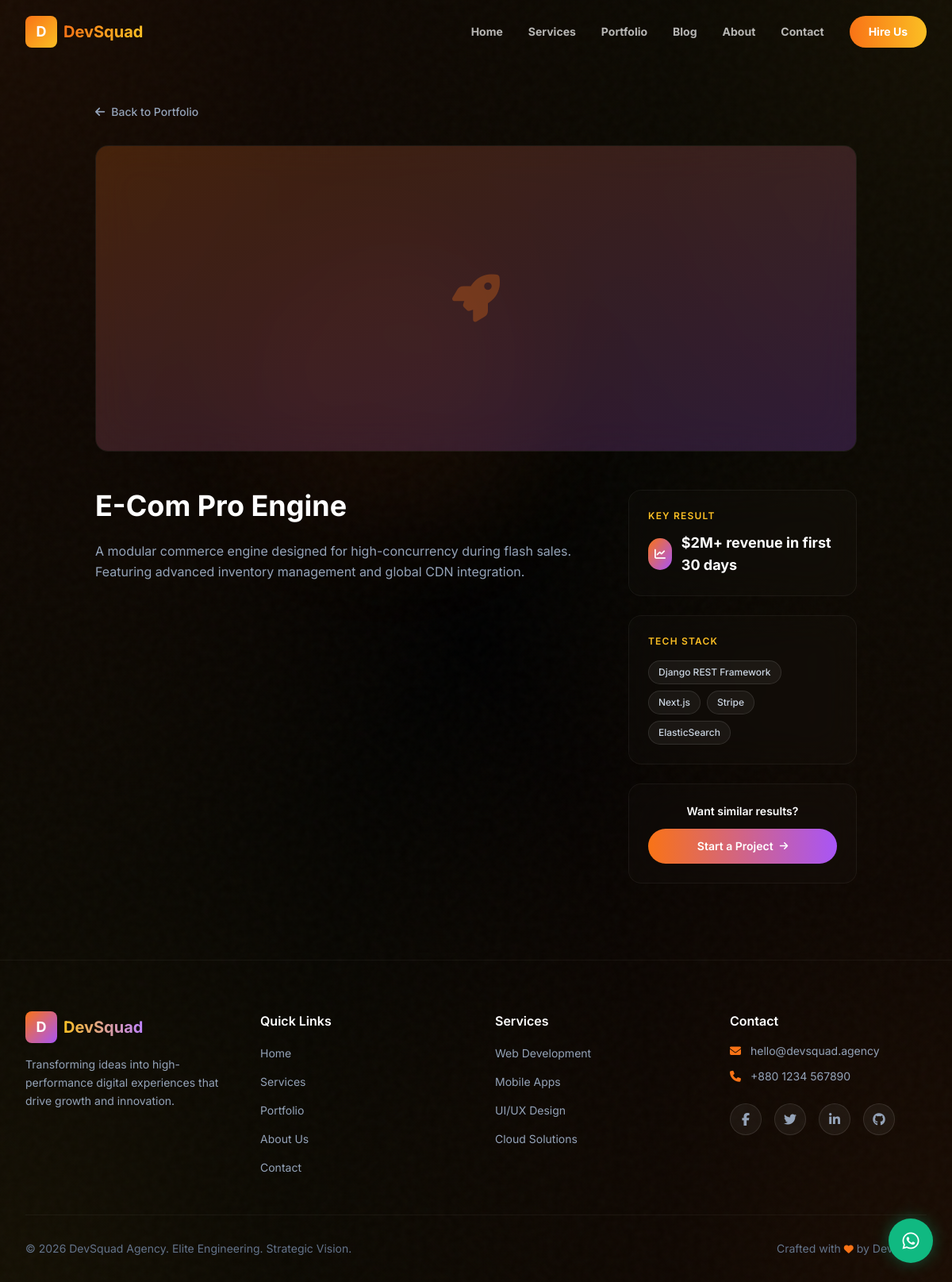
The page /project/e-com-pro-engine/ on the database its author committed.
### devsqaud/models.py (models this page shows, shortened)
class Project(models.Model):
    title = models.CharField(max_length=200)
    slug = models.SlugField(max_length=200, unique=True, blank=True)
    image = models.ImageField(upload_to='projects/', blank=True, null=True)
    short_description = models.CharField(max_length=300)
    full_description = models.TextField()
    result_highlight = models.CharField(
        max_length=300,
        help_text="e.g. '3x revenue increase'"
    )
    tech_stack = models.CharField(
        max_length=500,
        help_text="Comma-separated technologies"
    )
    is_featured = models.BooleanField(default=False, help_text="Show on home page")
    created_at = models.DateTimeField(auto_now_add=True)
    class Meta:
        ordering = ['-created_at']
    def get_tech_list(self):
        return [t.strip() for t in self.tech_stack.split(',') if t.strip()]

class SiteConfig(models.Model):
    hero_headline = models.CharField(max_length=300, default="We Build Scalable Digital Products")
    hero_subheading = models.TextField(default="Transforming ideas into high-performance digital experiences that drive growth.")
    about_intro = models.TextField(default="We are a team of passionate developers and designers.")
    about_mission = models.TextField(default="To deliver world-class digital solutions.")
    about_vision = models.TextField(default="To be the most trusted digital partner globally.")
    stat_projects = models.CharField(max_length=50, default="50+")
    stat_experience = models.CharField(max_length=50, default="3+")
    stat_clients = models.CharField(max_length=50, default="40+")
    contact_email = models.EmailField(default="hello@devsquad.com")
    contact_phone = models.CharField(max_length=20, blank=True, default="+880 1234 567890")
    whatsapp_number = models.CharField(
        max_length=20,
        default="8801234567890",
        help_text="WhatsApp number without + sign"
    )
    footer_text = models.CharField(max_length=300, default="© 2026 DevSquad. All rights reserved.")
    social_facebook = models.URLField(blank=True)
    social_twitter = models.URLField(blank=True)
    social_linkedin = models.URLField(blank=True)
    social_github = models.URLField(blank=True)
    class Meta:
        verbose_name = "Site Configuration"
        verbose_name_plural = "Site Configuration"
    @classmethod
    def load(cls):
        obj, _ = cls.objects.get_or_create(pk=1)
        return obj

### devsqaud/views.py (the view)
# urls.py: path('project/<slug:slug>/', views.project_detail_view, name='project_detail'),
def project_detail_view(request, slug):
    project = get_object_or_404(Project, slug=slug)
    context = {
        'project': project,
    }
    return render(request, 'project_detail.html', context)

### templates/project_detail.html (shortened to what this page needs)
{% extends 'base.html' %}
{% block content %}
<section class="relative pt-32 pb-24">
    <div class="absolute inset-0">
        <div class="absolute top-1/4 left-1/4 w-96 h-96 bg-accent/5 rounded-full blur-3xl"></div>
    </div>
    <div class="relative z-10 max-w-5xl mx-auto px-4 sm:px-6 lg:px-8">
        <a href="{% url 'portfolio' %}" class="inline-flex items-center space-x-2 text-slate-400 hover:text-accent-light transition-colors mb-8" id="back-to-portfolio">
            <i class="fas fa-arrow-left text-sm"></i>
            <span class="text-sm font-medium">Back to Portfolio</span>
        </a>
        <div class="glass-card rounded-2xl overflow-hidden mb-12">
            <div class="relative h-72 sm:h-96 bg-galaxy-800">
                {% if project.image %}
                <img src="{{ project.image.url }}" alt="{{ project.title }}" class="w-full h-full object-cover">
                {% else %}
                <div class="w-full h-full bg-gradient-to-br from-accent/20 to-purple-500/20 flex items-center justify-center">
                    <i class="fas fa-rocket text-6xl text-accent/30"></i>
                </div>
                {% endif %}
            </div>
        </div>
        <div class="grid grid-cols-1 lg:grid-cols-3 gap-12">
            <div class="lg:col-span-2">
                <h1 class="text-3xl sm:text-4xl font-bold mb-6">{{ project.title }}</h1>
                <div class="text-slate-400 leading-relaxed space-y-4">{{ project.full_description|linebreaksbr }}</div>
            </div>
            <div class="space-y-6">
                <div class="glass-card p-6 rounded-2xl">
                    <h3 class="text-xs font-semibold tracking-widest uppercase text-accent-light mb-3">Key Result</h3>
                    <div class="flex items-center space-x-3">
                        <div class="w-10 h-10 rounded-full bg-gradient-to-br from-accent to-purple-500 flex items-center justify-center">
                            <i class="fas fa-chart-line text-white text-sm"></i>
                        </div>
                        <span class="text-lg font-bold text-white">{{ project.result_highlight }}</span>
                    </div>
                </div>
                <div class="glass-card p-6 rounded-2xl">
                    <h3 class="text-xs font-semibold tracking-widest uppercase text-accent-light mb-4">Tech Stack</h3>
                    <div class="flex flex-wrap gap-2">
                        {% for tech in project.get_tech_list %}
                        <span class="px-3 py-1.5 text-xs font-medium text-slate-300 bg-white/5 border border-white/10 rounded-full">{{ tech }}</span>
                        {% endfor %}
                    </div>
                </div>
                <div class="glass-card p-6 rounded-2xl text-center">
                    <h3 class="text-sm font-semibold mb-3">Want similar results?</h3>
                    <a href="{% url 'contact' %}" class="w-full inline-flex items-center justify-center space-x-2 px-6 py-3 bg-gradient-to-r from-accent to-purple-500 text-white text-sm font-semibold rounded-full hover:shadow-[0_0_30px_rgba(99,102,241,0.4)] transform hover:scale-105 transition-all duration-300" id="project-detail-cta">
                        <span>Start a Project</span>
                        <i class="fas fa-arrow-right text-xs"></i>
                    </a>
                </div>
            </div>
        </div>
    </div>
</section>
{% endblock %}

### templates/base.html (shortened to what this page needs)
{% load static %}
<!DOCTYPE html>
<html lang="en">
<head>
    <link rel="stylesheet" href="https://cdnjs.cloudflare.com/ajax/libs/font-awesome/6.5.1/css/all.min.css">
    <script src="https://cdn.tailwindcss.com"></script>
    <link rel="stylesheet" href="{% static 'css/styles.css' %}">
</head>
<body class="bg-black-pure text-white font-inter antialiased">
    <div class="mesh-bg"></div>
    <nav id="navbar" class="fixed top-0 left-0 right-0 z-50 transition-all duration-500">
        <div class="max-w-7xl mx-auto px-4 sm:px-6 lg:px-8 transition-all duration-500">
            <div class="flex items-center justify-between h-20 transition-all duration-500" id="navbar-inner">
                <a href="{% url 'home' %}" class="flex items-center space-x-2 group" id="nav-logo">
                    <div
                        class="w-10 h-10 rounded-lg bg-gradient-to-br from-sunset-orange to-sunset-amber flex items-center justify-center transform group-hover:rotate-12 transition-transform duration-300">
                        <span class="text-white font-bold text-lg">D</span>
                    </div>
                    <span
                        class="text-xl font-bold bg-gradient-to-r from-sunset-orange to-sunset-amber bg-clip-text text-transparent">DevSquad</span>
                </a>
                <div class="hidden md:flex items-center space-x-8">
                    <a href="{% url 'home' %}"
                        class="nav-link text-sm font-bold text-white/70 hover:text-sunset-orange transition-colors duration-300"
                        id="nav-home">Home</a>
                    <a href="{% url 'services' %}"
                        class="nav-link text-sm font-bold text-white/70 hover:text-sunset-orange transition-colors duration-300"
                        id="nav-services">Services</a>
                    <a href="{% url 'portfolio' %}"
                        class="nav-link text-sm font-bold text-white/70 hover:text-sunset-orange transition-colors duration-300"
                        id="nav-portfolio">Portfolio</a>
                    <a href="{% url 'blog_list' %}"
                        class="nav-link text-sm font-bold text-white/70 hover:text-sunset-orange transition-colors duration-300"
                        id="nav-blog">Blog</a>
                    <a href="{% url 'about' %}"
                        class="nav-link text-sm font-bold text-white/70 hover:text-sunset-orange transition-colors duration-300"
                        id="nav-about">About</a>
                    <a href="{% url 'contact' %}"
                        class="nav-link text-sm font-bold text-white/70 hover:text-sunset-orange transition-colors duration-300"
                        id="nav-contact">Contact</a>
                    <a href="{% url 'contact' %}"
                        class="ml-4 px-6 py-2.5 bg-gradient-to-r from-sunset-orange to-sunset-amber text-white text-sm font-bold rounded-full hover:shadow-[0_0_30px_rgba(249,115,22,0.4)] transform hover:scale-105 transition-all duration-300"
                        id="nav-cta">
                        Hire Us
                    </a>
                </div>
            </div>
        </div>
    </nav>
    <main>
        {% block content %}{% endblock %}
    </main>
    <footer class="relative bg-galaxy-900 border-t border-white/5 pt-16 pb-8" id="footer">
        <div class="max-w-7xl mx-auto px-4 sm:px-6 lg:px-8">
            <div class="grid grid-cols-1 md:grid-cols-2 lg:grid-cols-4 gap-12 mb-12">
                <div class="lg:col-span-1">
                    <a href="{% url 'home' %}" class="flex items-center space-x-2 mb-4">
                        <div
                            class="w-10 h-10 rounded-lg bg-gradient-to-br from-accent to-purple-500 flex items-center justify-center">
                            <span class="text-white font-bold text-lg">D</span>
                        </div>
                        <span
                            class="text-xl font-bold bg-gradient-to-r from-accent-light to-purple-400 bg-clip-text text-transparent">DevSquad</span>
                    </a>
                    <p class="text-slate-400 text-sm leading-relaxed">Transforming ideas into high-performance digital
                        experiences that drive growth and innovation.</p>
                </div>
                <div>
                    <h4 class="text-white font-semibold mb-4">Quick Links</h4>
                    <ul class="space-y-3">
                        <li><a href="{% url 'home' %}"
                                class="text-slate-400 hover:text-accent-light text-sm transition-colors duration-300">Home</a>
                        </li>
                        <li><a href="{% url 'services' %}"
                                class="text-slate-400 hover:text-accent-light text-sm transition-colors duration-300">Services</a>
                        </li>
                        <li><a href="{% url 'portfolio' %}"
                                class="text-slate-400 hover:text-accent-light text-sm transition-colors duration-300">Portfolio</a>
                        </li>
                        <li><a href="{% url 'about' %}"
                                class="text-slate-400 hover:text-accent-light text-sm transition-colors duration-300">About
                                Us</a></li>
                        <li><a href="{% url 'contact' %}"
                                class="text-slate-400 hover:text-accent-light text-sm transition-colors duration-300">Contact</a>
                        </li>
                    </ul>
                </div>
                <div>
                    <h4 class="text-white font-semibold mb-4">Services</h4>
                    <ul class="space-y-3">
                        <li><span class="text-slate-400 text-sm">Web Development</span></li>
                        <li><span class="text-slate-400 text-sm">Mobile Apps</span></li>
                        <li><span class="text-slate-400 text-sm">UI/UX Design</span></li>
                        <li><span class="text-slate-400 text-sm">Cloud Solutions</span></li>
                    </ul>
                </div>
                <div>
                    <h4 class="text-white font-semibold mb-4">Contact</h4>
                    <ul class="space-y-3">
                        <li class="flex items-center space-x-3">
                            <i class="fas fa-envelope text-accent text-sm"></i>
                            <span class="text-slate-400 text-sm">{{ site.contact_email }}</span>
                        </li>
                        {% if site.contact_phone %}
                        <li class="flex items-center space-x-3">
                            <i class="fas fa-phone text-accent text-sm"></i>
                            <span class="text-slate-400 text-sm">{{ site.contact_phone }}</span>
                        </li>
                        {% endif %}
                    </ul>
                    <div class="flex items-center space-x-4 mt-6">
                        {% if site.social_facebook %}
                        <a href="{{ site.social_facebook }}" target="_blank"
                            class="w-10 h-10 rounded-full bg-white/5 border border-white/10 flex items-center justify-center text-slate-400 hover:text-accent-light hover:border-accent/30 transition-all duration-300">
                            <i class="fab fa-facebook-f"></i>
                        </a>
                        {% endif %}
                        {% if site.social_twitter %}
                        <a href="{{ site.social_twitter }}" target="_blank"
                            class="w-10 h-10 rounded-full bg-white/5 border border-white/10 flex items-center justify-center text-slate-400 hover:text-accent-light hover:border-accent/30 transition-all duration-300">
                            <i class="fab fa-twitter"></i>
                        </a>
                        {% endif %}
                        {% if site.social_linkedin %}
                        <a href="{{ site.social_linkedin }}" target="_blank"
                            class="w-10 h-10 rounded-full bg-white/5 border border-white/10 flex items-center justify-center text-slate-400 hover:text-accent-light hover:border-accent/30 transition-all duration-300">
                            <i class="fab fa-linkedin-in"></i>
                        </a>
                        {% endif %}
                        {% if site.social_github %}
                        <a href="{{ site.social_github }}" target="_blank"
                            class="w-10 h-10 rounded-full bg-white/5 border border-white/10 flex items-center justify-center text-slate-400 hover:text-accent-light hover:border-accent/30 transition-all duration-300">
                            <i class="fab fa-github"></i>
                        </a>
                        {% endif %}
                    </div>
                </div>
            </div>
            <div class="border-t border-white/5 pt-8 flex flex-col md:flex-row items-center justify-between gap-4">
                <p class="text-slate-500 text-sm">{{ site.footer_text }}</p>
                <p class="text-slate-500 text-sm">Crafted with <i class="fas fa-heart text-accent text-xs"></i> by
                    DevSquad</p>
            </div>
        </div>
    </footer>
    <a href="https://wa.me/{{ site.whatsapp_number }}?text=Hi%2C%20I%20want%20to%20build%20a%20website" target="_blank"
        class="fixed bottom-6 right-6 z-40 w-14 h-14 bg-emerald-500 rounded-full flex items-center justify-center shadow-[0_0_20px_rgba(16,185,129,0.4)] hover:shadow-[0_0_30px_rgba(16,185,129,0.6)] transform hover:scale-110 transition-all duration-300"
        id="whatsapp-btn" aria-label="Chat on WhatsApp">
        <i class="fab fa-whatsapp text-white text-2xl"></i>
    </a>
</body>
</html>
</html>

### rows shown on the page
Project: title "E-Com Pro Engine", full_description "A modular commerce engine designed for high-concurrency during flash sales. Featuring advanced inventory management and global CDN integration.", result_highlight "$2M+ revenue in first 30 days"
SiteConfig: contact_email "hello@devsquad.agency", contact_phone "+880 1234 567890", footer_text "© 2026 DevSquad Agency. Elite Engineering. Strategic Vision."

### other values the page prints
{{ tech }} "Django REST Framework" "Next.js" "Stripe" "ElasticSearch"
